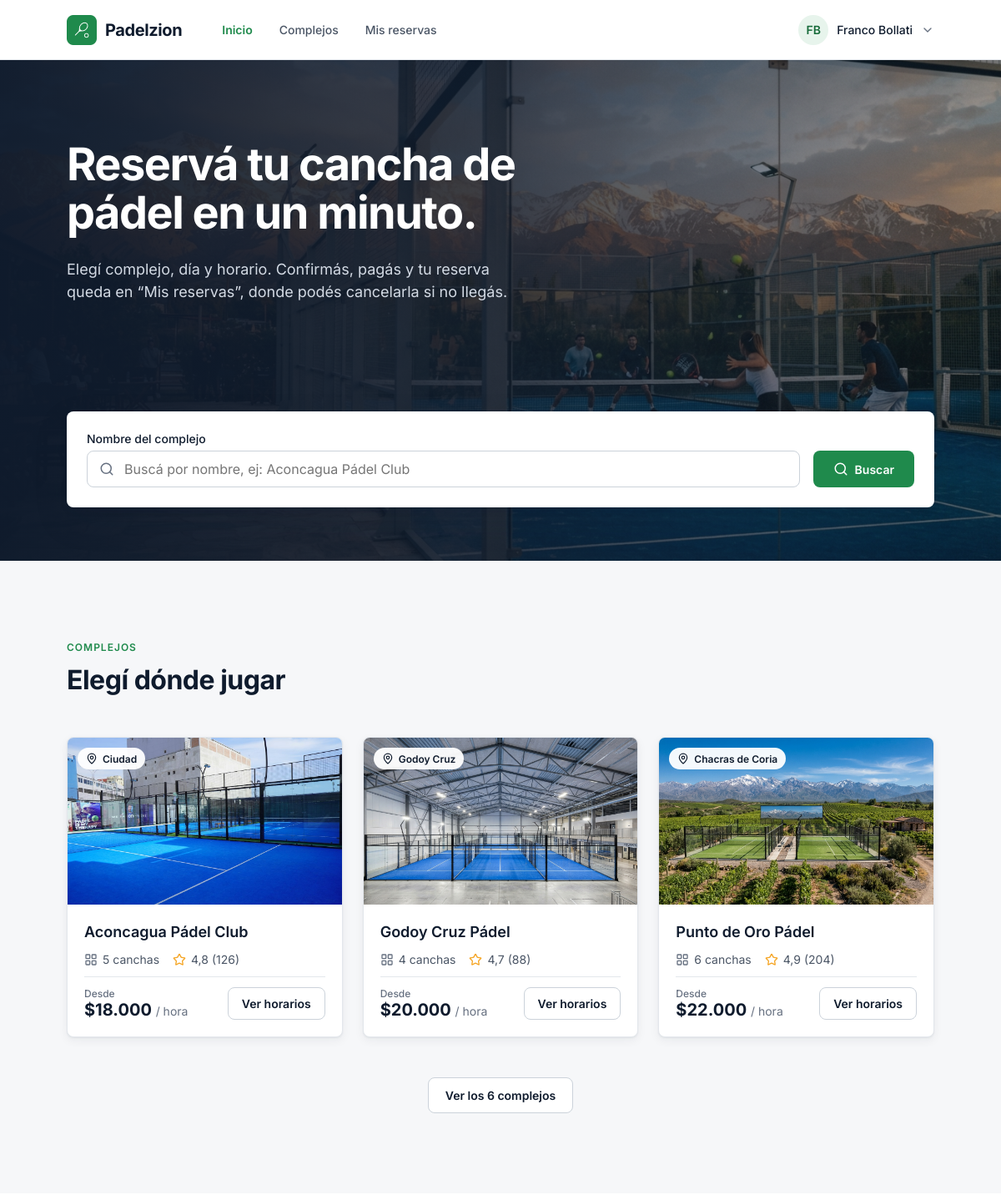
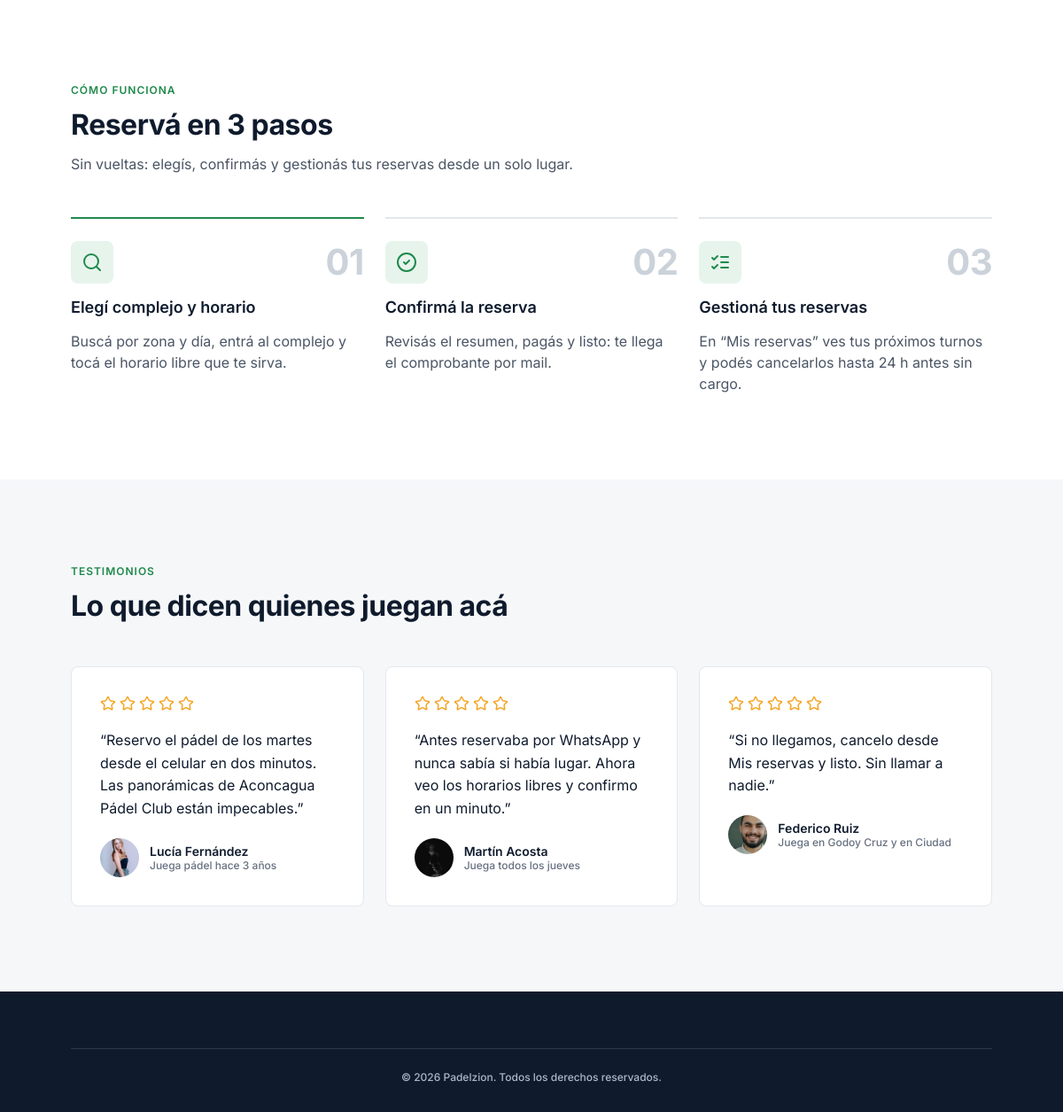
/index.php (signed in), run on the app's committed database (2 pictures, top to bottom).
### tables this page shows
CREATE TABLE IF NOT EXISTS imagenes (
  id INT AUTO_INCREMENT PRIMARY KEY,
  complejo_id INT NOT NULL,
  archivo VARCHAR(100) NOT NULL,
  portada TINYINT(1) NOT NULL DEFAULT 0,
  FOREIGN KEY (complejo_id) REFERENCES complejos(id)
);

CREATE TABLE IF NOT EXISTS complejos (
  id INT AUTO_INCREMENT PRIMARY KEY,
  nombre VARCHAR(100) NOT NULL,
  zona VARCHAR(50) NOT NULL,
  direccion VARCHAR(150) NOT NULL,
  descripcion TEXT NOT NULL,
  cantidad_canchas INT NOT NULL,
  puntaje DECIMAL(2,1) NOT NULL,
  opiniones INT NOT NULL,
  precio_desde INT NOT NULL
);

CREATE TABLE IF NOT EXISTS testimonios (
  id INT AUTO_INCREMENT PRIMARY KEY,
  cita VARCHAR(255) NOT NULL,
  nombre VARCHAR(50) NOT NULL,
  meta VARCHAR(100) NOT NULL,
  imagen VARCHAR(100) NOT NULL,
  estrellas INT NOT NULL
);

### includes/card-complejo.php (the view)
<a class="card" href="complejo.php?id=<?php echo $complejo["id"]; ?>">
  <div class="card-imagen">
    <img src="img/<?php echo $complejo["imagen"]; ?>" alt="<?php echo $complejo["nombre"]; ?>">
    <span class="etiqueta"><img src="img/iconos/ubicacion.svg" alt=""> <?php echo $complejo["zona"]; ?></span>
  </div>
  <div class="card-cuerpo">
    <h3><?php echo $complejo["nombre"]; ?></h3>
    <div class="card-rasgos">
      <span><img src="img/iconos/canchas.svg" alt=""> <?php echo $complejo["cantidad_canchas"]; ?> canchas</span>
      <span><img src="img/iconos/estrella.svg" alt=""> <?php echo number_format($complejo["puntaje"], 1, ",", "."); ?> (<?php echo $complejo["opiniones"]; ?>)</span>
    </div>
    <div class="card-pie">
      <div>
        <p class="card-desde">Desde</p>
        <p class="card-precio">$<?php echo number_format($complejo["precio_desde"], 0, ",", "."); ?> <span>/ hora</span></p>
      </div>
      <span class="boton-borde">Ver horarios</span>
    </div>
  </div>
</a>

### index.php (shortened to what this page needs)
<?php
include "config/conexion.php";
$sql = "SELECT complejos.*, imagenes.archivo AS imagen FROM complejos
        JOIN imagenes ON imagenes.complejo_id = complejos.id AND imagenes.portada = 1
        ORDER BY complejos.id LIMIT 3";
$complejos = $conn->query($sql);
$sql = "SELECT COUNT(*) AS total FROM complejos";
$resultado = $conn->query($sql);
$total = $resultado->fetch_assoc()["total"];
$sql = "SELECT * FROM testimonios ORDER BY id";
$testimonios = $conn->query($sql);
?>
<!DOCTYPE html>
<html lang="es">
<head>
  <link rel="stylesheet" href="css/estilos.css">
</head>
<body>
  <?php include "includes/navbar.php"; ?>
  <section class="hero">
    <div class="hero-contenido">
      <h1>Reservá tu cancha de pádel en un minuto.</h1>
      <p>Elegí complejo, día y horario. Confirmás, pagás y tu reserva queda en “Mis reservas”, donde podés cancelarla si no llegás.</p>
    </div>
    <form class="busqueda" action="complejos.php" method="GET">
      <div class="campo">
        <label for="buscar">Nombre del complejo</label>
        <div class="campo-input">
          <img src="img/iconos/buscar.svg" alt="">
          <input type="text" id="buscar" name="buscar" placeholder="Buscá por nombre, ej: Aconcagua Pádel Club">
        </div>
      </div>
      <button type="submit" class="boton-buscar"><img src="img/iconos/buscar-blanco.svg" alt=""> Buscar</button>
    </form>
  </section>
  <section class="seccion seccion-gris">
    <div class="seccion-encabezado">
      <p class="overline">COMPLEJOS</p>
      <h2>Elegí dónde jugar</h2>
    </div>
    <div class="grilla">
      <?php while ($complejo = $complejos->fetch_assoc()) { ?>
        <?php include "includes/card-complejo.php"; ?>
      <?php } ?>
    </div>
    <div class="ver-todos">
      <a href="complejos.php" class="boton-borde">Ver los <?php echo $total; ?> complejos</a>
    </div>
  </section>
  <section class="seccion">
    <div class="seccion-encabezado">
      <p class="overline">CÓMO FUNCIONA</p>
      <h2>Reservá en 3 pasos</h2>
      <p class="descripcion">Sin vueltas: elegís, confirmás y gestionás tus reservas desde un solo lugar.</p>
    </div>
    <div class="pasos">
      <div class="paso paso-activo">
        <div class="paso-top">
          <span class="paso-icono"><img src="img/iconos/paso-buscar.svg" alt=""></span>
          <span class="paso-numero">01</span>
        </div>
        <h3>Elegí complejo y horario</h3>
        <p>Buscá por zona y día, entrá al complejo y tocá el horario libre que te sirva.</p>
      </div>
      <div class="paso">
        <div class="paso-top">
          <span class="paso-icono"><img src="img/iconos/paso-confirmar.svg" alt=""></span>
          <span class="paso-numero">02</span>
        </div>
        <h3>Confirmá la reserva</h3>
        <p>Revisás el resumen, pagás y listo: te llega el comprobante por mail.</p>
      </div>
      <div class="paso">
        <div class="paso-top">
          <span class="paso-icono"><img src="img/iconos/paso-gestionar.svg" alt=""></span>
          <span class="paso-numero">03</span>
        </div>
        <h3>Gestioná tus reservas</h3>
        <p>En “Mis reservas” ves tus próximos turnos y podés cancelarlos hasta 24 h antes sin cargo.</p>
      </div>
    </div>
  </section>
  <section class="seccion seccion-gris">
    <div class="seccion-encabezado">
      <p class="overline">TESTIMONIOS</p>
      <h2>Lo que dicen quienes juegan acá</h2>
    </div>
    <div class="testimonios">
      <?php while ($testimonio = $testimonios->fetch_assoc()) { ?>
        <?php include "includes/card-testimonio.php"; ?>
      <?php } ?>
    </div>
  </section>
  <?php include "includes/footer.php"; ?>
</body>
</html>

### includes/card-testimonio.php
<div class="testimonio">
  <div class="estrellas">
    <?php $estrella = 1; while ($estrella <= $testimonio["estrellas"]) { ?>
      <img src="img/iconos/estrella.svg" alt="">
    <?php $estrella++; } ?>
  </div>
  <p class="cita"><?php echo $testimonio["cita"]; ?></p>
  <div class="autor">
    <img src="img/<?php echo $testimonio["imagen"]; ?>" alt="<?php echo $testimonio["nombre"]; ?>">
    <div>
      <p class="autor-nombre"><?php echo $testimonio["nombre"]; ?></p>
      <p class="autor-meta"><?php echo $testimonio["meta"]; ?></p>
    </div>
  </div>
</div>

### data on the page
imagenes: archivo (picture), complejo.zona "Ciudad", complejo.nombre "Aconcagua Pádel Club", complejo.cantidad_canchas "5", complejo.puntaje "4,8", complejo.opiniones "126", complejo.precio_desde "18.000"
imagenes: archivo (picture), complejo.zona "Godoy Cruz", complejo.nombre "Godoy Cruz Pádel", complejo.cantidad_canchas "4", complejo.puntaje "4,7", complejo.opiniones "88", complejo.precio_desde "20.000"
imagenes: archivo (picture), complejo.zona "Chacras de Coria", complejo.nombre "Punto de Oro Pádel", complejo.cantidad_canchas "6", complejo.puntaje "4,9", complejo.opiniones "204", complejo.precio_desde "22.000"
testimonios: estrellas 5 (drawn), cita "“Reservo el pádel de los martes desde el celular en dos minutos. Las panorámicas de Aconcagua Pádel Club están impecables.”", imagen (picture), nombre "Lucía Fernández", meta "Juega pádel hace 3 años"
testimonios: estrellas 5 (drawn), cita "“Antes reservaba por WhatsApp y nunca sabía si había lugar. Ahora veo los horarios libres y confirmo en un minuto.”", imagen (picture), nombre "Martín Acosta", meta "Juega todos los jueves"
testimonios: estrellas 5 (drawn), cita "“Si no llegamos, cancelo desde Mis reservas y listo. Sin llamar a nadie.”", imagen (picture), nombre "Federico Ruiz", meta "Juega en Godoy Cruz y en Ciudad"

### other printed values
$_SESSION["usuario_iniciales"] "FB"
$_SESSION["usuario_nombre"] "Franco Bollati"
$total "6"
